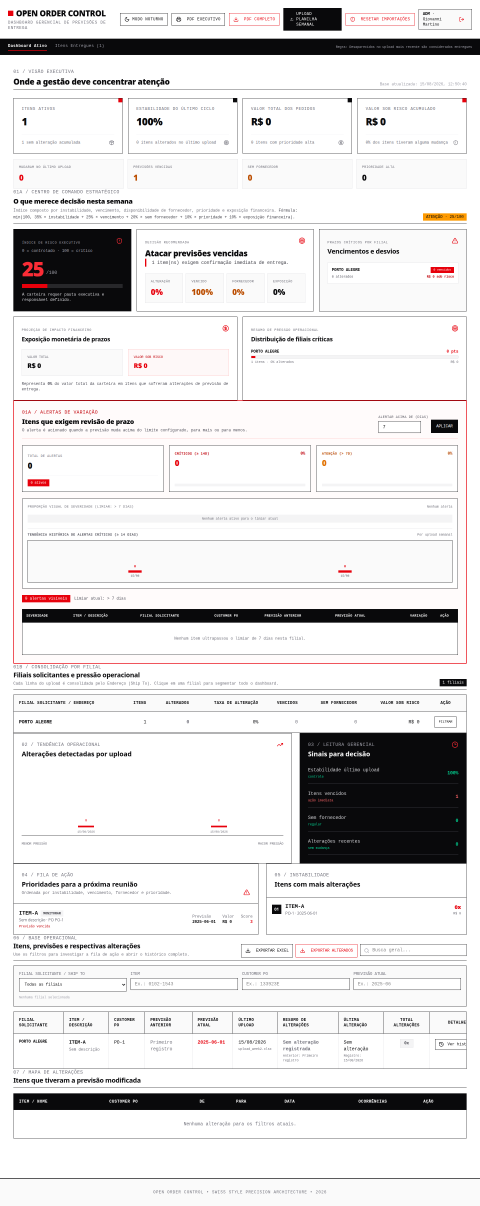
#> input picture executive_materials/assets/open_order_control_dashboard_completo.png, 1440 x 3617 px, found by its file name (shown at 1/3 size)
$ python create_presentation_assets.py
#> lines starting #> are read from the running program, lines starting #| are printed output that depends on the picture
from pathlib import Path
from PIL import Image

source = Path('/home/ubuntu/open-order-control/executive_materials/assets/open_order_control_dashboard_completo.png')
out = Path('/home/ubuntu/open-order-control/presentation_diretoria_modelo/assets')
out.mkdir(parents=True, exist_ok=True)

img = Image.open(source)
#> img is the input picture: PIL image 1440x3617 RGB; mean R, G, B 225.4, 224, 224.2
# The dashboard is a tall operational canvas; these crops isolate the executive story.
crops = {
    'dashboard_executive.png': (0, 0, 1440, 900),
    'dashboard_alerts_branches.png': (0, 820, 1440, 2180),
    'dashboard_queue_base.png': (2050, 2180, 1440, 3540),
}
for name, box in crops.items():
    if box[2] <= box[0] or box[3] <= box[1]:
#> (the run stopped early here; a loop or call above may not have finished)

$ run again, with executive_materials/assets/open_order_control_dashboard_atualizado.png copied over executive_materials/assets/open_order_control_dashboard_completo.png
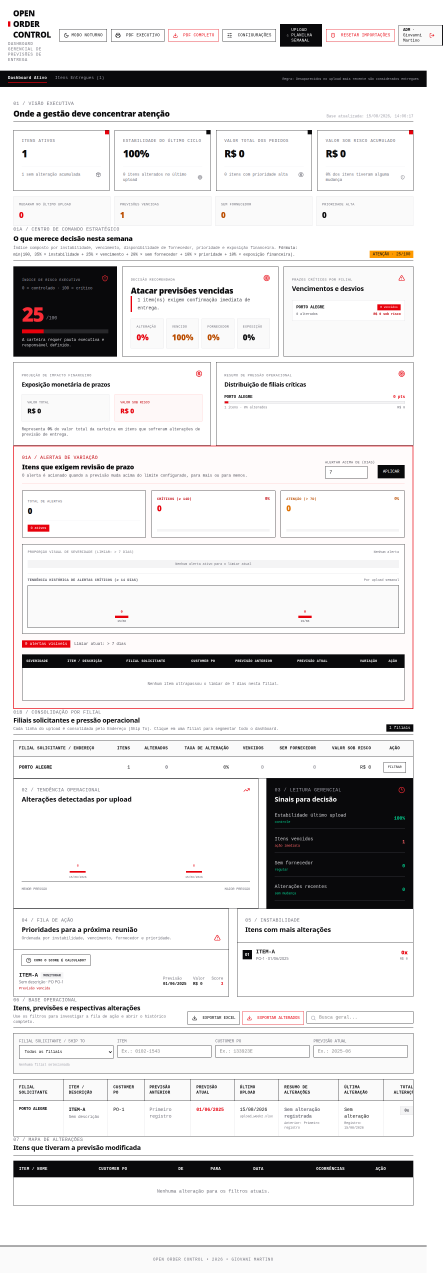
#> input picture executive_materials/assets/open_order_control_dashboard_atualizado.png, 1327 x 3819 px, found by its file name (shown at 1/3 size)
#> img is the input picture: PIL image 1327x3819 RGB; mean R, G, B 227.5, 226, 226.3

$ run again, with executive_materials/assets/open_order_control_dashboard_topo.png copied over executive_materials/assets/open_order_control_dashboard_completo.png
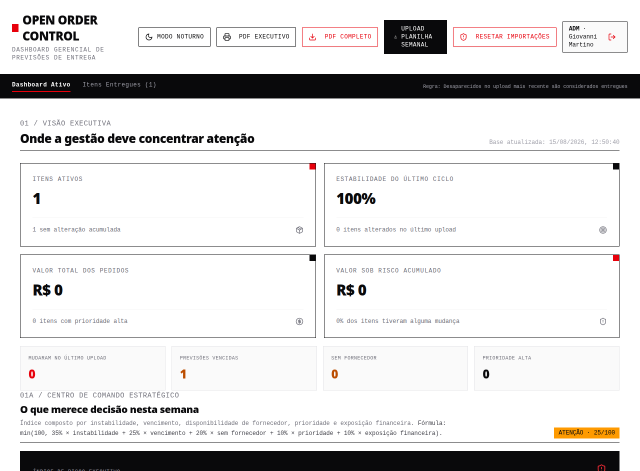
#> input picture executive_materials/assets/open_order_control_dashboard_topo.png, 1279 x 941 px, found by its file name (shown at 1/2 size)
#> img is the input picture: PIL image 1279x941 RGB; mean R, G, B 224.7, 223.9, 224
